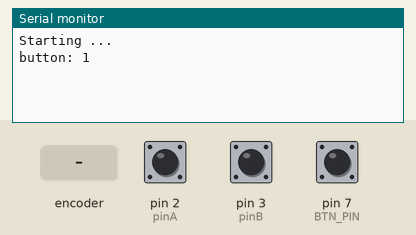
Simulated run of this sketch. Board: Arduino Uno, built with avr-gcc and run on an emulated ATmega328P. On the bench: the last lines printed to the serial monitor. Inputs (shaded band) come from the test bench; at power-on: pin 7 (BTN_PIN) HIGH, pin 2 (pinA) HIGH, pin 3 (pinB) HIGH.

Above: at 1.2 s.
1.3 s: rotary encoder on pin 2 (pinA) / pin 3 (pinB) turned 1 step (first pin leading)
At 2.6 s:
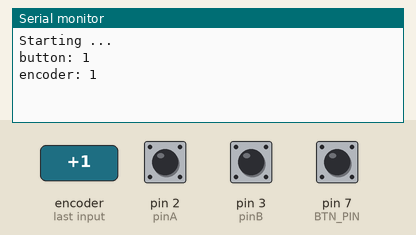
3.0 s: pin 7 (BTN_PIN) pulled LOW for 0.15 s
At 4.3 s:
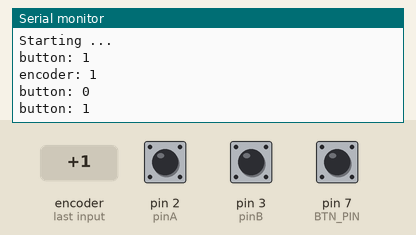
4.6 s: rotary encoder on pin 2 (pinA) / pin 3 (pinB) turned 1 step (first pin leading)
At 5.2 s:
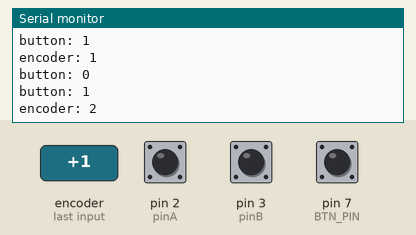

The sketch:

encoder.ino
```cpp
#include "rotary-encoder.h"

int BTN_PIN = 7;

void setup()
{
    Serial.begin(115200); // start the serial monitor link

    pinMode(BTN_PIN, INPUT_PULLUP);

    initRotaryEncoder();

    Serial.println("Starting ...");
}

void loop() {
    static int oldEncPos = 0;
    static int oldBtn = 0;

    int encoderPos = getRotaryPosition();
    int btn = digitalRead(BTN_PIN);

    if (oldEncPos != encoderPos) {
        Serial.print("encoder: ");
        Serial.println(encoderPos);
        oldEncPos = encoderPos;
    }
    if (btn != oldBtn) {
        Serial.print("button: ");
        Serial.println(btn);
        oldBtn = btn;
    }
}
```

rotary-encoder.cpp
```cpp
/* Interrupt-based Rotary Encoder code
 * by Akkana Peck,
 * based on code by Simon Merrett,
 * http://www.instructables.com/id/Improved-Arduino-Rotary-Encoder-Reading/
 * in turn based on insight from Oleg Mazurov, Nick Gammon, rt, Steve Spence
 *
 * This isn't a class because
 * a) you can only have one of them, at least on an Uno,
 *    because pins 2 and 3 are the only ones capable of interrupts, and
 * b) C++ only lets you use static functions for callbacks like interrupts,
 *    not class functions, and Arduino doesn't let you pass arguments
 *    like "this" to an interrupt handler.
 */

#include <Arduino.h>

// Pins must allow digital interrupts:
static int pinA = 2;
static int pinB = 3;

// Flags to let us know we're expecting a rising edge
// and the encoder has arrived at a detent:
volatile byte aFlag = 0;
volatile byte bFlag = 0;

// Store the positions of the encoders.
volatile int encoderPos = 0;

static void PinA_interrupt()
{
    cli(); //stop interrupts happening before we read pin values

    // read all eight pin values then strip away all but pinA and pinB's values
    volatile int reading = PIND & 0xC;

    //check that we have both pins at detent (HIGH) and that
    // we are expecting detent on this pin's rising edge
    if (reading == B00001100 && aFlag) {
        --encoderPos;
        bFlag = bFlag = 0;
    }

    else if (reading == B00000100)
        bFlag = 1;
        // signal that we're expecting pinB to signal the transition to detent
        // from free rotation

    sei(); //restart interrupts
}

static void PinB_interrupt()
{
    cli(); //stop interrupts happening before we read pin values
    // read all eight pin values then strip away all but pinA and pinB's values
    volatile int reading = PIND & 0xC;

    //check that we have both pins at detent (HIGH) and that
    // we are expecting detent on this pin's rising edge
    if (reading == B00001100 && bFlag) {
        encoderPos ++; //increment the encoder's position count
        bFlag = aFlag = 0;
    }
    else if (reading == B00001000)
        aFlag = 1;
        // signal that we're expecting pinA to signal the transition to detent
        // from free rotation

    sei(); //restart interrupts
}

// Public functions
void initRotaryEncoder()
{
    pinMode(pinA, INPUT_PULLUP);
    pinMode(pinB, INPUT_PULLUP);

    // set an interrupt on each pin, looking for a rising edge signal
    attachInterrupt(0, PinA_interrupt, RISING);
    attachInterrupt(1, PinB_interrupt, RISING);
}

int getRotaryPosition()
{
    return encoderPos;
}

void resetRotaryPosition(int pos)
{
    encoderPos = pos;
}
```

rotary-encoder.h
```cpp
//
// Create a rotary encoder on Uno pins 2 and 3.
// Use interrupts to read it, so in theory, you can be doing other
// things (though not delay()) and still not miss many events.
// You can only have one encoder, because the uno only has
// those two interrupt-capable pins, and because Arduino interrupts
// can't pass information about which pin or which encoder the
// interrupt is for.
//
// Originally based on code by Simon Merrett,
// http://www.instructables.com/id/Improved-Arduino-Rotary-Encoder-Reading/
// in turn based on insight from Oleg Mazurov, Nick Gammon, rt, Steve Spence
//

extern void initRotaryEncoder();
extern int getRotaryPosition();
extern void resetRotaryPosition(int pos);
```

Measured:
- after the input at 1.3 s, the serial monitor: prints a new line after 0.08 s (image 1)
- after the input at 3.0 s, the serial monitor: prints a new line at once (image 2)
- after the input at 4.6 s, the serial monitor: prints a new line after 0.08 s (image 3)
